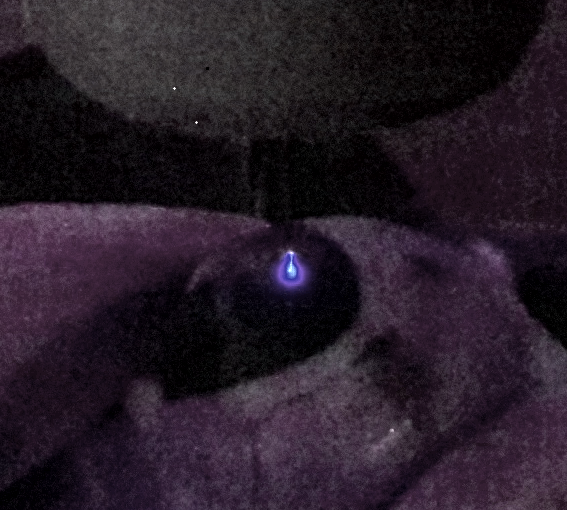
#> input picture Triangulogramma/mark3.png, 567 x 510 px
$ python litr.py
#> lines starting #> are read from the running program, lines starting #| are printed output that depends on the picture
#!/usr/bin/env python3

from scipy.ndimage import gaussian_filter
from matplotlib import pyplot as plt
from matplotlib.pyplot import imread
import numpy as np


def greatest_neighbour(x, y, arr):
    # сдвиги по осям
    xshifts = np.arange(-1, 2)
    yshifts = np.arange(-1, 2)
    # индексы
    xs = x + xshifts
    ys = y + yshifts
    ys = ys[ys < arr.shape[0]]
    xs = xs[xs < arr.shape[1]]
    ys = ys[ys >= 0]
    xs = xs[xs >= 0]
    xs, ys = np.meshgrid(xs, ys)
    # положение максимума
    i = np.unravel_index(np.argmax(arr[ys, xs]), xs.shape)
    if xs[i] != x or ys[i] != y:
        return xs[i], ys[i]
    return None


def test(fname):
    # получаем яркость картинки
#> called with fname = 'mark3.png'
    lightness = imread(fname)
#> lightness is the input picture: shape (510, 567, 3) float32; mean R, G, B 0.147, 0.107, 0.15
    lightness = (lightness.min(axis=2) + lightness.max(axis=2)) / 2
#> lightness: shape (510, 567) float32

    # сглаживаем
    lightness = gaussian_filter(lightness, 3)

    x = np.arange(lightness.shape[1])
#> x = 567 values from 0 to 566
    y = np.arange(lightness.shape[0])
#> y = 510 values from 0 to 509
    x, y = np.meshgrid(x, y)

    plt.contourf(x, y, lightness)
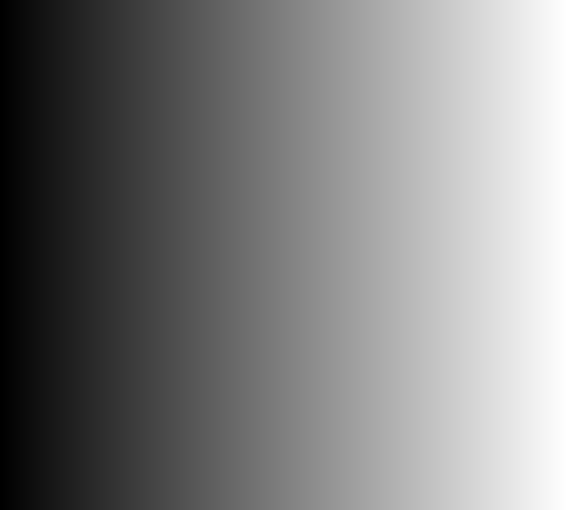
#> x: shape (510, 567) int64; min 0, max 566, mean 283; drawn with min black and max white

    results = set()

    for i in range(1000):
        cx = np.random.choice(np.arange(lightness.shape[1]))
        cy = np.random.choice(np.arange(lightness.shape[0]))

        r = greatest_neighbour(cx, cy, lightness)
        while r:
            cx, cy = r
            r = greatest_neighbour(cx, cy, lightness)
        results.add((cx, cy, lightness[cy, cx]))
#> this loop made 1000 passes

    results = list(results)
    results.sort(key=lambda x: -x[2])
    s1, s2 = results[:2]
    plt.plot([s1[0], s2[0]], [s1[1], s2[1]], color="k")
    plt.title("Distance: %d pxl" % ((s1[0] - s2[0])**2 + (s1[1] - s2[1])**2) ** .5)
    plt.show()
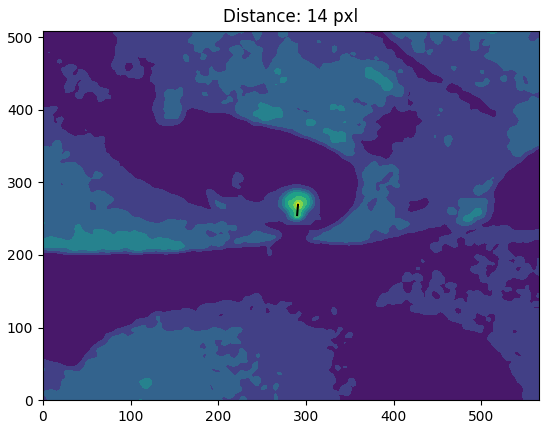
#> figure drawn by matplotlib, 1 panel

if __name__ == '__main__':
    test('mark3.png')#("test1.jpg")
    #test("../img/test2.jpg")
    #test("../img/test3.jpg")

$ run again, with Triangulogramma/test1.jpg saved as Triangulogramma/mark3.png
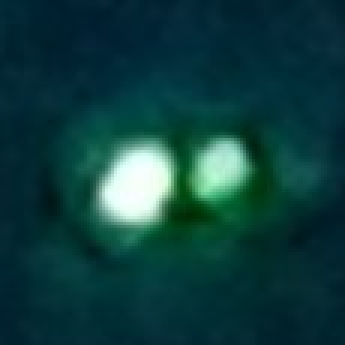
#> input picture Triangulogramma/test1.jpg, 115 x 115 px (shown 3 times larger)
#> in test, lightness is the input picture: shape (115, 115, 3) float32; mean R, G, B 0.0578, 0.242, 0.244
#> in test, `plt.contourf(x, y, lightness)`:
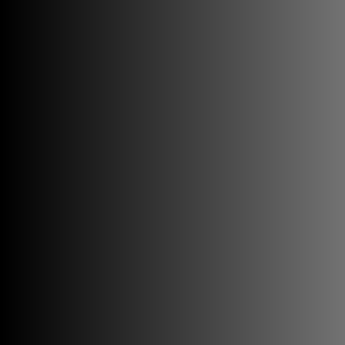
#> x: shape (115, 115) int64 (shown 3 times larger); min 0, max 114, mean 57
#> the loop in test, `for i in range(1000):` made 1000 passes
#> in test, `plt.show()`:
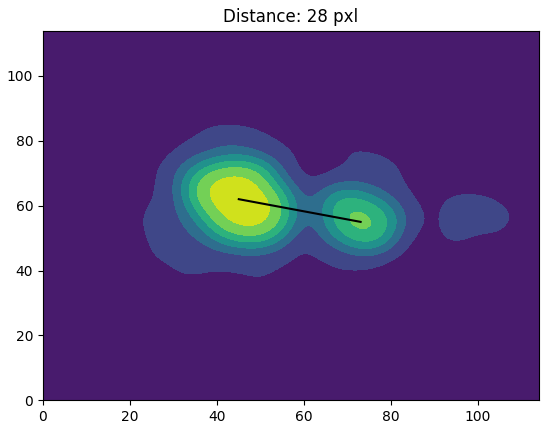
#> figure drawn by matplotlib, 1 panel

$ run again, with Triangulogramma/test3.jpg saved as Triangulogramma/mark3.png
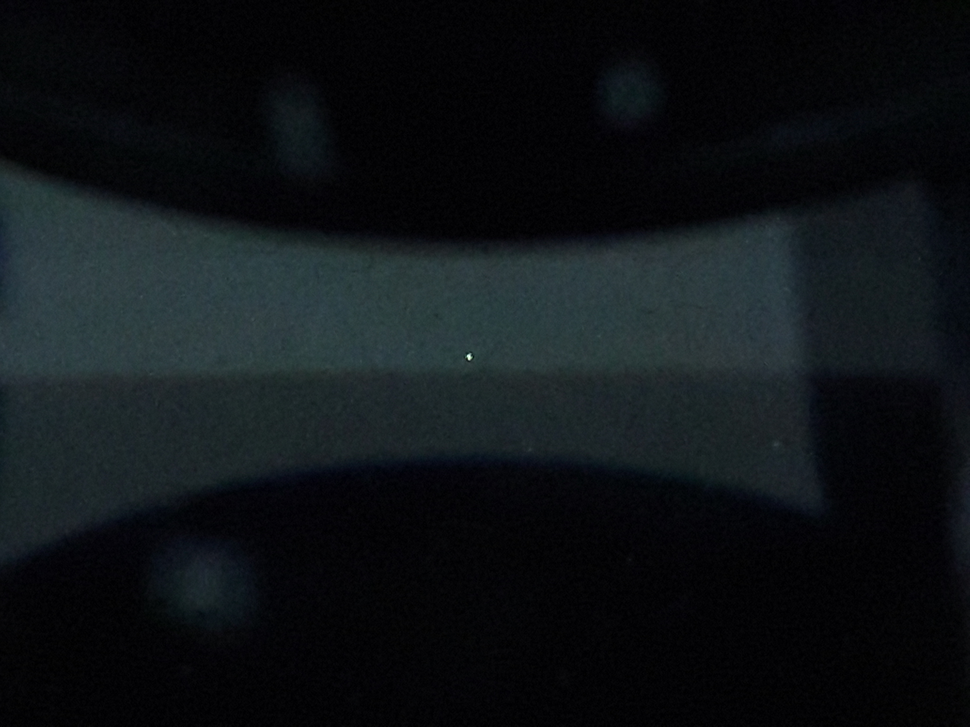
#> input picture Triangulogramma/test3.jpg, 970 x 727 px, shrunk from 4128 x 3096 before the run
#> in test, lightness is the input picture: shape (727, 970, 3) float32; mean R, G, B 0.0581, 0.0757, 0.0872
#> the loop in test, `for i in range(1000):` made 1000 passes
#> in test, `plt.show()`:
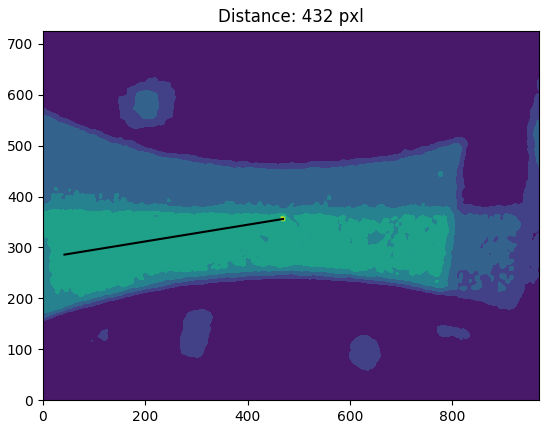
#> figure drawn by matplotlib, 1 panel
